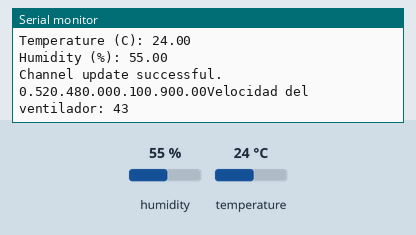
A sketch run on a simulated ESP32. Shown: the last lines printed to the serial monitor. The test bench sets the inputs (shaded band); at power-on: humidity 55 %, temperature 24 °C. WiFi joins after 1.5 s; servers stay silent unless stated.

Above: at 16.1 s.
16.2 s: humidity set to 22 %
At 20.83 s:
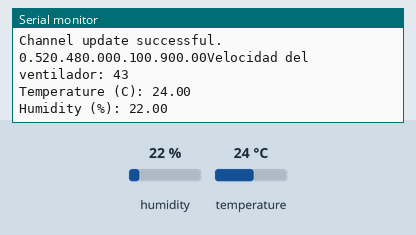
26.5 s: temperature set to 12 °C
At 32.9 s:
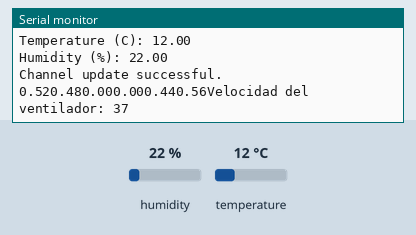
36.8 s: humidity set to 40 %
At 37.2 s:
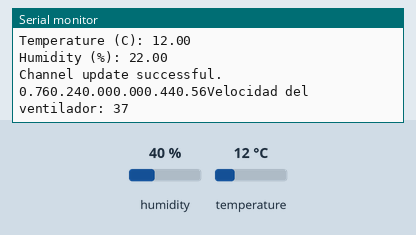
Timing chart, 0 to 39.8 s (numbered marks = the images above; inputs shaded):
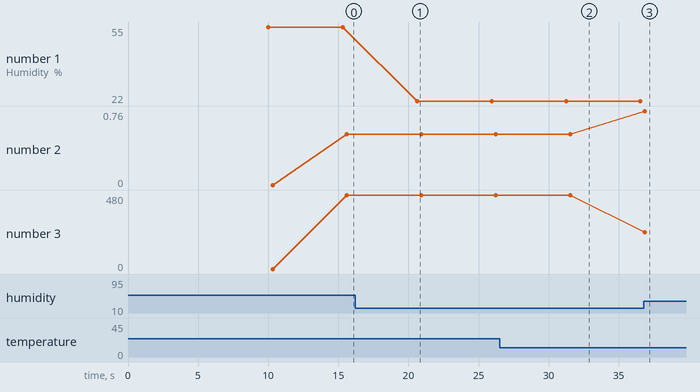

Measured:
- after the input at 16.2 s, the serial monitor: prints a new line after 4.4 s (image 1)
- after the input at 26.5 s, the serial monitor: prints a new line after 4.7 s (image 2)
- plotted number 1: 55 → 22 after the input at 16.2 s, 22 → 40 after the input at 36.8 s

The sketch:

fuzzy.ino
```cpp
#include <WiFi.h>
#include "ThingSpeak.h"
#include <DHT.h>
#include <Fuzzy.h>

#define DHTPIN 23      // Pin where the DHT22 sensor is connected
#define DHTTYPE DHT22  // DHT22 Sensor

const char *ssid = "Rookie";         // your network SSID (name)
const char *password = "wifi 2023";  // your network password

Fuzzy *fuzzy = new Fuzzy();

WiFiClient client;

unsigned long myChannelNumber = 2249782;         // Replace with your ThingSpeak Channel number
const char *myWriteAPIKey = "11MJ1VAFUTEEY6H1";  // Replace with your ThingSpeak Write API Key

DHT dht(DHTPIN, DHTTYPE);

unsigned long lastTime = 0;
unsigned long timerDelay = 5000;  // Delay between updates (30 seconds)

FuzzyInput *temperature = new FuzzyInput(1);
FuzzySet *cold = new FuzzySet(0, 0, 0, 50);       // Definir conjuntos difusos para temperatura
FuzzySet *medium = new FuzzySet(0, 50, 50, 100);  // Definir conjuntos difusos para temperatura
FuzzySet *hot = new FuzzySet(50, 100, 100, 100);  // Definir conjuntos difusos para temperatura


FuzzyInput *humidity = new FuzzyInput(2);
FuzzySet *dry = new FuzzySet(50, 100, 100, 100);  // Definir conjuntos difusos para humedad
FuzzySet *normal = new FuzzySet(0, 50, 50, 100);  // Definir conjuntos difusos para humedad
FuzzySet *wet = new FuzzySet(0, 0, 0, 50);
  // Definir conjuntos difusos para humedad
FuzzyOutput *speed = new FuzzyOutput(1);
FuzzySet *slow = new FuzzySet(0, 0, 0, 50);         // Conjunto difuso para velocidad lenta
FuzzySet *moderate = new FuzzySet(0, 50, 50, 100);  // Conjunto difuso para velocidad moderada
FuzzySet *fast = new FuzzySet(50, 100, 100, 100);   // Conjunto difuso para velocidad rápida


// Definir conjuntos difusos para velocidad


void setup() {
  Serial.begin(115200);
  dht.begin();

  WiFi.mode(WIFI_STA);
  ThingSpeak.begin(client);

temperature->addFuzzySet(cold);
temperature->addFuzzySet(medium);
temperature->addFuzzySet(hot);
fuzzy->addFuzzyInput(temperature);


humidity->addFuzzySet(dry);
humidity->addFuzzySet(normal);
humidity->addFuzzySet(wet);
fuzzy->addFuzzyInput(humidity);

speed->addFuzzySet(slow);
speed->addFuzzySet(moderate);
speed->addFuzzySet(fast);
fuzzy->addFuzzyOutput(speed);


  // rule 1
  FuzzyRuleAntecedent *temperatureColdAndHumidityWet = new FuzzyRuleAntecedent();
  temperatureColdAndHumidityWet->joinWithAND(cold, wet);
  FuzzyRuleConsequent *slowSpeed = new FuzzyRuleConsequent();
  slowSpeed->addOutput(slow);
  FuzzyRule *fuzzyRule1 = new FuzzyRule(1, temperatureColdAndHumidityWet, slowSpeed);
  fuzzy->addFuzzyRule(fuzzyRule1);

  // rule 2
  FuzzyRuleAntecedent *temperatureColdAndHumidityNormal = new FuzzyRuleAntecedent();
  temperatureColdAndHumidityNormal->joinWithAND(cold, normal);
  slowSpeed->addOutput(slow);
  FuzzyRule *fuzzyRule2 = new FuzzyRule(2, temperatureColdAndHumidityNormal, slowSpeed);
  fuzzy->addFuzzyRule(fuzzyRule2);

  // rule 3
  FuzzyRuleAntecedent *temperatureColdAndHumidityDry = new FuzzyRuleAntecedent();
  temperatureColdAndHumidityDry->joinWithAND(cold, dry);
  FuzzyRuleConsequent *moderateSpeed = new FuzzyRuleConsequent();
  moderateSpeed->addOutput(moderate);
  FuzzyRule *fuzzyRule3 = new FuzzyRule(3, temperatureColdAndHumidityDry, moderateSpeed);
  fuzzy->addFuzzyRule(fuzzyRule3);

  // rule 4
  FuzzyRuleAntecedent *temperatureMediumAndHumidityWet = new FuzzyRuleAntecedent();
  temperatureMediumAndHumidityWet->joinWithAND(normal, wet);
  slowSpeed->addOutput(slow);
  FuzzyRule *fuzzyRule4 = new FuzzyRule(4, temperatureMediumAndHumidityWet, slowSpeed);
  fuzzy->addFuzzyRule(fuzzyRule4);

  // rule 5
  FuzzyRuleAntecedent *temperatureMediumAndHumidityNormal = new FuzzyRuleAntecedent();
  temperatureMediumAndHumidityNormal->joinWithAND(medium, normal);
  moderateSpeed->addOutput(moderate);
  FuzzyRule *fuzzyRule5 = new FuzzyRule(5, temperatureMediumAndHumidityNormal, moderateSpeed);
  fuzzy->addFuzzyRule(fuzzyRule5);

  // rule 6
  FuzzyRuleAntecedent *temperatureMediumAndHumidityDry = new FuzzyRuleAntecedent();
  temperatureMediumAndHumidityDry->joinWithAND(medium, dry);
  FuzzyRuleConsequent *fastSpeed = new FuzzyRuleConsequent();
  fastSpeed->addOutput(fast);
  FuzzyRule *fuzzyRule6 = new FuzzyRule(6, temperatureMediumAndHumidityDry, fastSpeed);
  fuzzy->addFuzzyRule(fuzzyRule6);

  // rule 7
  FuzzyRuleAntecedent *temperatureHotAndHumidityWet = new FuzzyRuleAntecedent();
  temperatureHotAndHumidityWet->joinWithAND(hot, wet);
  moderateSpeed->addOutput(moderate);
  FuzzyRule *fuzzyRule7 = new FuzzyRule(7, temperatureHotAndHumidityWet, moderateSpeed);
  fuzzy->addFuzzyRule(fuzzyRule7);

  // rule 8
  FuzzyRuleAntecedent *temperatureHotAndHumidityNormal = new FuzzyRuleAntecedent();
  temperatureHotAndHumidityNormal->joinWithAND(hot, normal);
  fastSpeed->addOutput(fast);
  FuzzyRule *fuzzyRule8 = new FuzzyRule(8, temperatureHotAndHumidityNormal, fastSpeed);
  fuzzy->addFuzzyRule(fuzzyRule8);

  // rule 9
  FuzzyRuleAntecedent *temperatureHotAndHumidityDry = new FuzzyRuleAntecedent();
  temperatureHotAndHumidityDry->joinWithAND(hot, dry);
  fastSpeed->addOutput(fast);
  FuzzyRule *fuzzyRule9 = new FuzzyRule(9, temperatureHotAndHumidityDry, fastSpeed);
  fuzzy->addFuzzyRule(fuzzyRule9);
}

void loop() {
  if ((millis() - lastTime) > timerDelay) {
    if (WiFi.status() != WL_CONNECTED) {
      Serial.print("Attempting to connect to WiFi...");
      while (WiFi.status() != WL_CONNECTED) {
        WiFi.begin(ssid, password);
        delay(5000);
      }
      Serial.println("Connected to WiFi.");
    }

    float temperatureC = dht.readTemperature();
    float humidityValue = dht.readHumidity();

    Serial.print("Temperature (C): ");
    Serial.println(temperatureC);
    Serial.print("Humidity (%): ");
    Serial.println(humidityValue);

    if (!isnan(temperatureC) && !isnan(humidityValue)) {
      ThingSpeak.setField(1, temperatureC);
      ThingSpeak.setField(2, humidityValue);

      int updateStatus = ThingSpeak.writeFields(myChannelNumber, myWriteAPIKey);

      if (updateStatus == 200) {
        Serial.println("Channel update successful.");
      } else {
        Serial.println("Problem updating channel. HTTP error code " + String(updateStatus));
      }
    } else {
      Serial.println("Failed to read from DHT sensor!");
    }


    Serial.print(cold->getPertinence());

    Serial.print(medium->getPertinence());

    Serial.print(hot->getPertinence());

    Serial.print(dry->getPertinence());

    Serial.print(normal->getPertinence());

    Serial.print(wet->getPertinence());

    fuzzy->setInput(1, temperatureC);
    fuzzy->setInput(2, humidityValue);
    fuzzy->fuzzify();

    int fanSpeed = fuzzy->defuzzify(1);

    Serial.print("Velocidad del ventilador: ");
    Serial.println(fanSpeed);


    lastTime = millis();
  }
}
```
